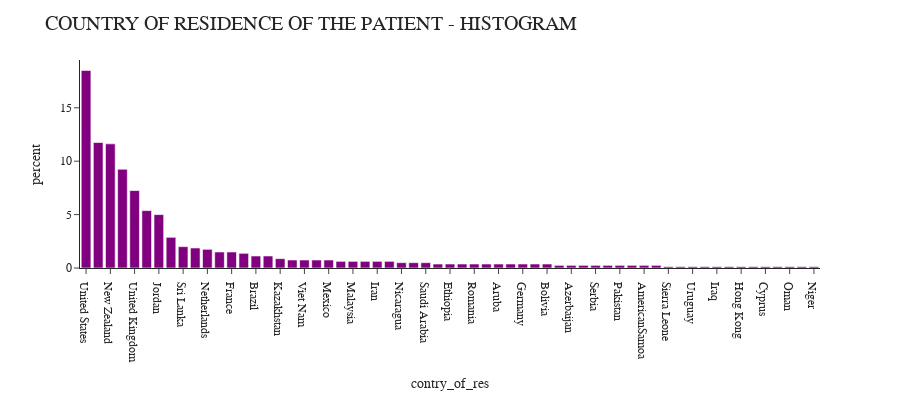

Here is the notebook cell this chart was saved with:
### Code cell
import plotly.express as px

fig = px.histogram(
    train_data,
    x="contry_of_res",
    width=900,
    height=400,
    histnorm='percent',
    template="simple_white"
)

fig.update_layout(
    title_text="COUNTRY OF RESIDENCE OF THE PATIENT - HISTOGRAM",
    font_family="San Serif",
    title_font=dict(size=20),
    legend=dict(
        orientation="v",
        y=1,
        yanchor="top",
        x=1.0,
        xanchor="right"
    )
)

fig.update_traces(marker_color='purple')
fig.update_xaxes(categoryorder='total descending')

fig.show()

### Figure 1 — Plotly figure (JSON) as saved in the notebook; plotly's stock layout.template omitted (floating-point values rounded to 4 significant figures; data arrays with more than 128 entries replaced by an {"elided": "..."} marker saying what was removed)
{"data": [{"alignmentgroup": "True", "bingroup": "x", "histnorm": "percent", "hovertemplate": "contry_of_res=%{x}<br>percent=%{y}<extra></extra>", "legendgroup": "", "marker": {"color": "purple", "pattern": {"shape": ""}}, "name": "", "offsetgroup": "", "orientation": "v", "showlegend": false, "type": "histogram", "x": {"elided": "800 str values"}, "xaxis": "x", "yaxis": "y"}], "layout": {"barmode": "relative", "font": {"family": "San Serif"}, "height": 400, "legend": {"orientation": "v", "tracegroupgap": 0, "x": 1, "xanchor": "right", "y": 1, "yanchor": "top"}, "margin": {"t": 60}, "title": {"font": {"size": 20}, "text": "COUNTRY OF RESIDENCE OF THE PATIENT - HISTOGRAM"}, "width": 900, "xaxis": {"anchor": "y", "categoryorder": "total descending", "domain": [0, 1], "title": {"text": "contry_of_res"}}, "yaxis": {"anchor": "x", "domain": [0, 1], "title": {"text": "percent"}}}}
